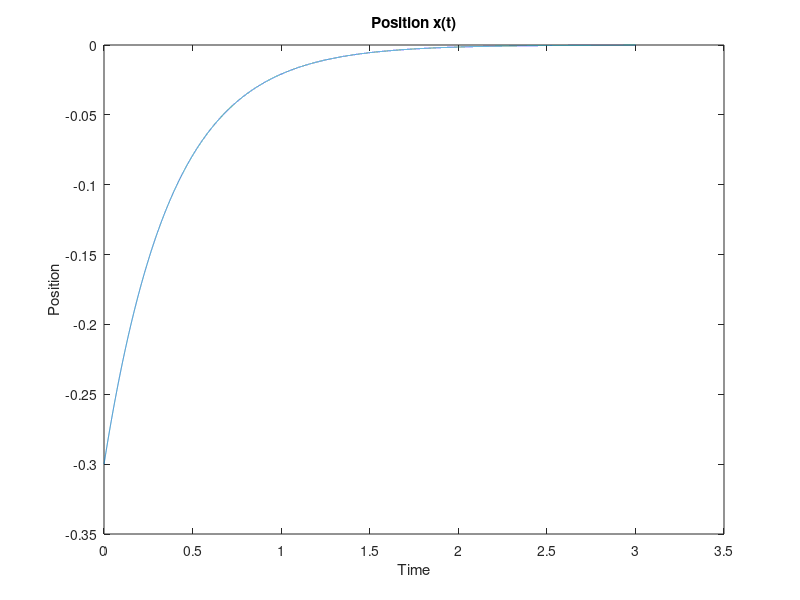
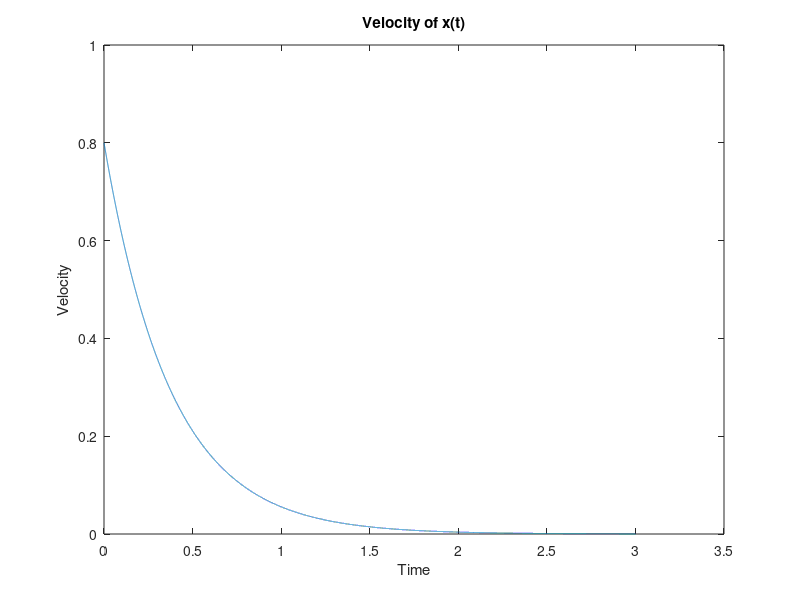

The MATLAB script that drew these images, in order:
clc, close all, clear all
dt= 0.0001;

t0= dt;

% Initial conditions
x0= -0.3;
xd0= 0.8;
xf= -dt;

tau= x0/ xd0; % tau< 0 (Condition for "x(t)" to converge to "0" ).
lambda= x0/ exp(t0/ tau); % lambda<0 (Condition for "tf" to be real).

tf= tau* log(xf/ lambda);

t= t0: dt: tf; % Time vector
x_t= lambda* exp(t/ tau); % Position x(t)
    xd_t= lambda/ tau* exp(t/ tau); % Velocity

% Graphic description
figure
plot(t, x_t), title('Position x(t)');
xlabel('Time'), ylabel('Position')

figure
plot(t, xd_t), title('Velocity of x(t)');
xlabel('Time'), ylabel('Velocity')
 